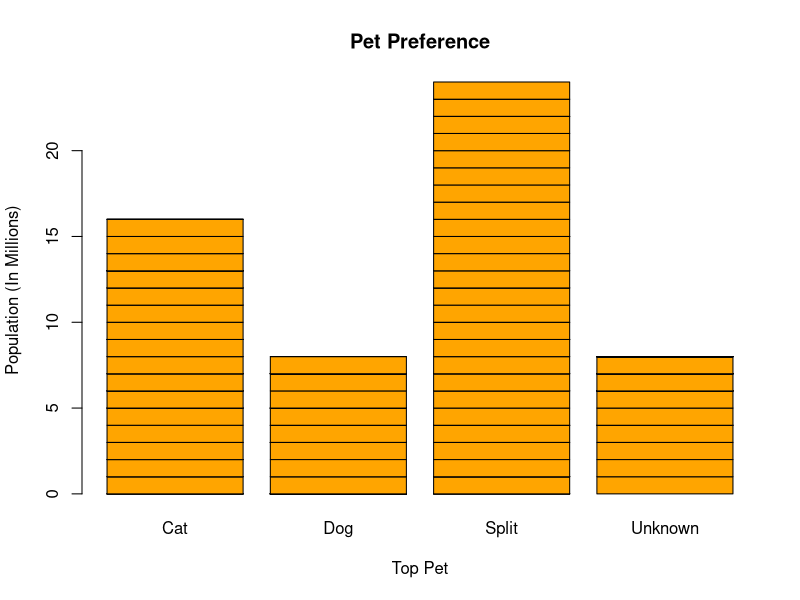
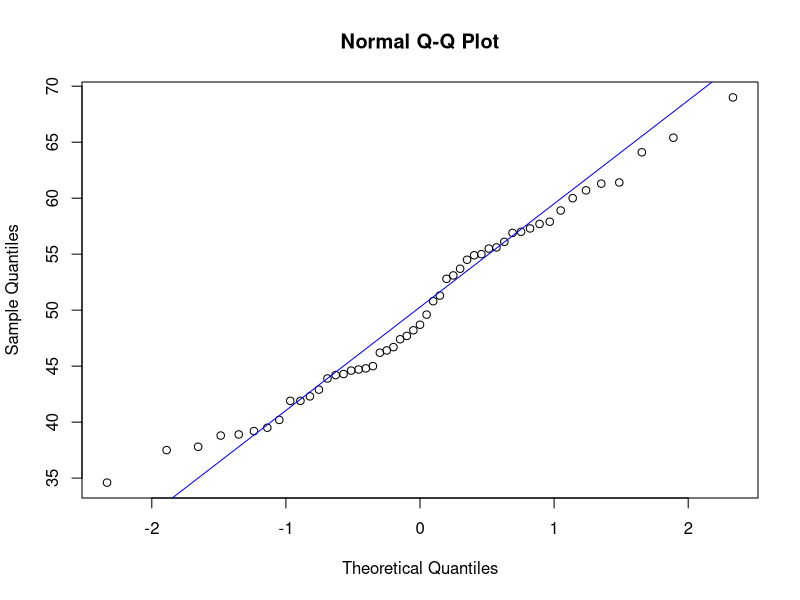

These charts were generated, in order, by the following R code:
rm(list=ls())

# Eric Jones
# Exam 2

#getwd()
#setwd("C:/Users/ericf/OneDrive/Documents/R")


#################################################### Question 1 ###

part1<- read.csv("states.csv")
head(part1)

part2<- read.csv("midwest.csv")
head(part2)

names(part2)[names(part2)=="Colleges"] <- "Universities"
part2$State_Tree <- NULL
part2$Region <- "Unkown"

states<-rbind(part1, part2)
str(states)


#################################################### Question 2 ###

pets_politics <- table(states$Top_Pet, states$Governor)
pets_politics

plot_pets <- table(states$Population, states$Top_Pet)
barplot(plot_pets, main="Pet Preference", xlab="Top Pet",
        ylab="Population (In Millions)", col = "orange")


#################################################### Question 3 ###

rankings <- read.csv("rankings.txt", sep="#")  
head(rankings)

rankings["State_Name"][rankings["State_Name"] == "Washington DC"] <- "District of Columbia"

state_rankings <- merge(states,rankings, by.x = "State", by.y = "State_Name", all.y = TRUE)
head(state_rankings)

#################################################### Question 4 ###

#normal distribution quantile-quantile

qqnorm(state_rankings$Overall_Score)
qqline(state_rankings$Overall_Score, col="blue")

#linear regression
attach(state_rankings)
score_model <- lm(Overall_Score ~Percent_Poverty+Universities+Covid_Rate+Diversity_Score+Beach, data = state_rankings)
summary(score_model)
exp(-0.16127)-1 #the Percent_Poverty decreases by 14 percent when overall score increases by 1
exp(0.81457)-1 #the Universities increases by 125% percent when overall score increases by 1
exp(-0.08056)-1 #the Covid_Rate decreases by 7% percent when overall score increases by 1
exp(0.95366)-1 #the Diversity Score increases by 159% percent when overall score increases by 1
exp(1.58091)-1 #the Beach increases by 386% percent when overall score increases by 1

#pvalue of F-statitics is very low, rejecting the H0: intercept only is better than our model 
#Overall_Score = Beta_0

library(dplyr)

region_group <- group_by(state_rankings, Region, Largest_Employer)
region_group

score_summary <- summarise(region_group,Total_States=n(), Average_Score = mean(Overall_Score))
score_summary

library(reshape2)

score_pivot <- dcast(score_summary, Largest_Employer~Region, value.var = "Average_Score")
score_pivot


#################################################### Question 5

state_rankings$Republican_Binary <- ifelse(state_rankings$Republican_Score>=50,1,0)
state_rankings$Republican_Binary

republican_model <- glm(state_rankings$Republican_Binary~state_rankings$Density+state_rankings$Incarceration_Rate+state_rankings$Governor, 
                        family =binomial(link='logit'))
summary(republican_model)

exp(-0.0046591)-1 #If one unit of the Intercept increases then the chance of Density decreases by .4%

exp(0.0005612)-1 #If one unit of the Intercept increases then the chance of Incarceration_Rate increases by .0005

exp(1.3021014)-1 #If one unit of the Intercept increases then the chance of GovernorRepublican increases by 267%























